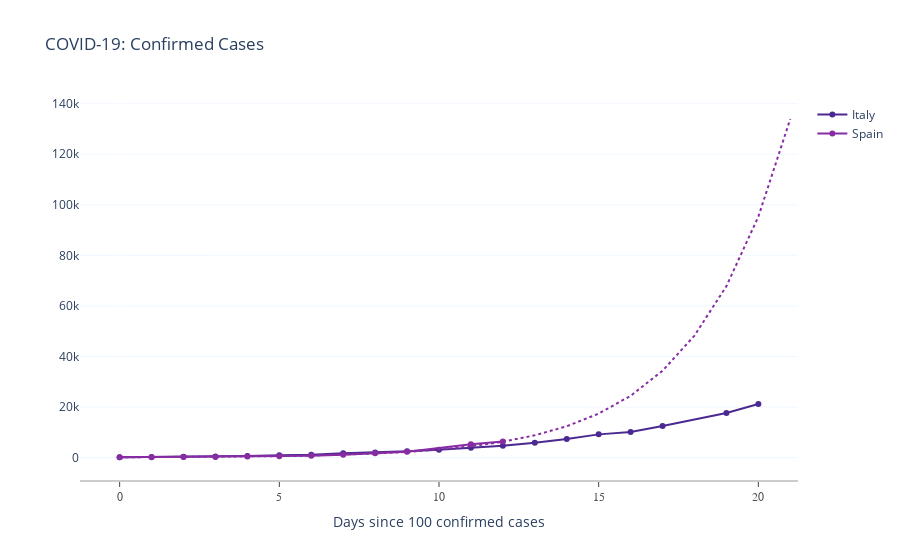

The code cell stored with this chart in its notebook:
### Code cell
countries = ConfirmedCasesStat(
    ["Italy", "Spain"], 
    df_confirmed, 
    start_with=100, 
    max_days=21,
    prediction=[False, True]
)
countries.COLOR_SCALE = px.colors.sequential.Agsunset
iplot(countries.plotly_lm_plot(False))

### Figure 1 — Plotly figure (JSON) as saved in the notebook; plotly's stock layout.template omitted (floating-point values rounded to 4 significant figures)
{"data": [{"line": {"color": "rgb(75, 41, 145)"}, "mode": "lines+markers", "name": "Italy", "type": "scatter", "x": [0, 1, 2, 3, 4, 5, 6, 7, 8, 9, 10, 11, 12, 13, 14, 15, 16, 17, 19, 20], "y": [155, 229, 322, 453, 655, 888, 1128, 1694, 2036, 2502, 3089, 3858, 4636, 5883, 7375, 9172, 10149, 12462, 17660, 21157]}, {"line": {"color": "rgb(135, 44, 162)"}, "mode": "lines+markers", "name": "Spain", "type": "scatter", "x": [0, 1, 2, 3, 4, 5, 6, 7, 8, 9, 11, 12], "y": [120, 165, 222, 259, 400, 500, 673, 1073, 1695, 2277, 5232, 6391]}, {"line": {"color": "rgb(135, 44, 162)", "dash": "dot"}, "mode": "lines", "showlegend": false, "type": "scatter", "x": [0, 1, 2, 3, 4, 5, 6, 7, 8, 9, 10, 11, 12, 13, 14, 15, 16, 17, 18, 19, 20, 21], "y": [105.4, 148.2, 208.3, 292.7, 411.4, 578.1, 812.5, 1142.0, 1605.0, 2256.0, 3170.0, 4455.0, 6262.0, 8800.0, 12370.0, 17380.0, 24430.0, 34330.0, 48250.0, 67820.0, 95310.0, 134000.0]}], "layout": {"plot_bgcolor": "white", "showlegend": true, "title": {"text": "COVID-19: Confirmed Cases"}, "xaxis": {"linecolor": "rgb(204, 204, 204)", "linewidth": 2, "showgrid": false, "showline": true, "showticklabels": true, "tickfont": {"color": "rgb(82, 82, 82)", "family": "Arial", "size": 12}, "ticks": "outside", "title": {"text": "Days since 100 confirmed cases"}}, "yaxis": {"gridcolor": "aliceblue", "showgrid": true, "showline": false, "showticklabels": true, "zeroline": false}}}
